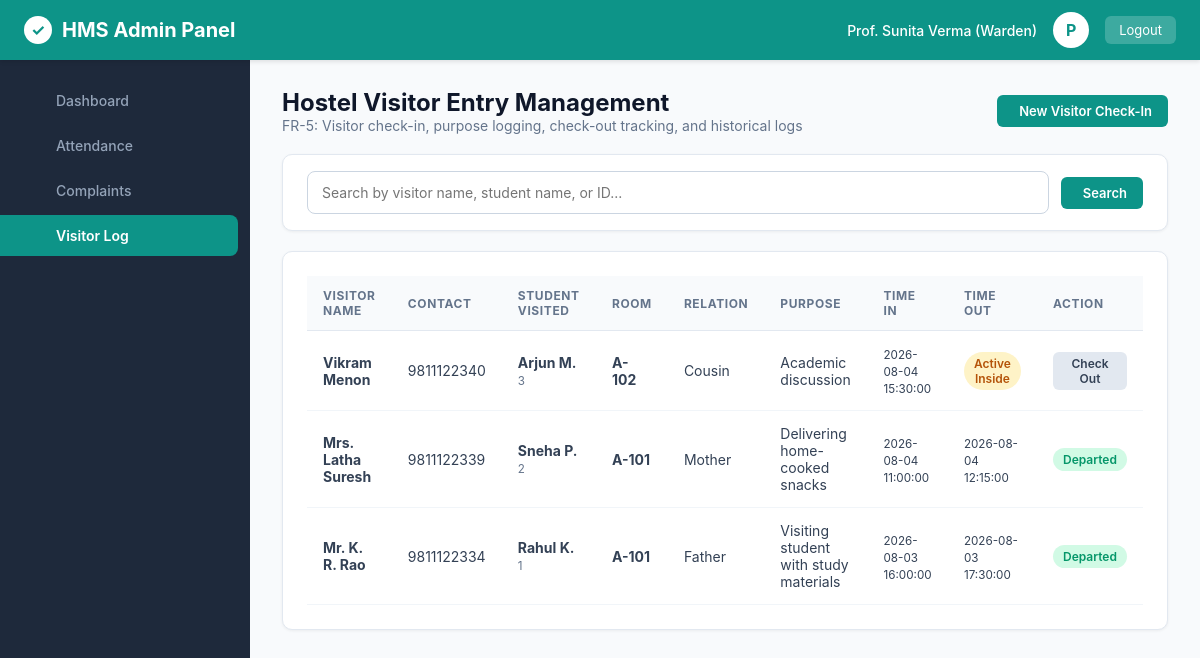
The app's page /admin/visitors (signed in) with its own data.
### tables this page shows
CREATE TABLE users (
        id INTEGER PRIMARY KEY AUTOINCREMENT,
        username TEXT UNIQUE NOT NULL,
        password_hash TEXT NOT NULL,
        role TEXT NOT NULL CHECK(role IN ('admin', 'warden', 'student', 'staff')),
        full_name TEXT NOT NULL,
        email TEXT UNIQUE NOT NULL,
        phone TEXT,
        created_at TIMESTAMP DEFAULT CURRENT_TIMESTAMP
    );

CREATE TABLE visitors (
        id INTEGER PRIMARY KEY AUTOINCREMENT,
        student_id INTEGER NOT NULL,
        visitor_name TEXT NOT NULL,
        visitor_phone TEXT NOT NULL,
        relation TEXT NOT NULL,
        purpose TEXT NOT NULL,
        time_in TIMESTAMP NOT NULL,
        time_out TIMESTAMP,
        logged_by INTEGER NOT NULL,
        FOREIGN KEY (student_id) REFERENCES students(id) ON DELETE CASCADE,
        FOREIGN KEY (logged_by) REFERENCES users(id)
    );

CREATE TABLE rooms (
        id INTEGER PRIMARY KEY AUTOINCREMENT,
        room_number TEXT UNIQUE NOT NULL,
        block TEXT NOT NULL,
        floor INTEGER NOT NULL,
        capacity INTEGER NOT NULL DEFAULT 2,
        occupied_count INTEGER NOT NULL DEFAULT 0,
        room_type TEXT NOT NULL,
        fee_per_semester REAL NOT NULL,
        status TEXT NOT NULL DEFAULT 'Available' CHECK(status IN ('Available', 'Full', 'Maintenance'))
    );

### app/main.py (the view)
@app.get("/admin/visitors", response_class=HTMLResponse)
def admin_visitors(request: Request, search: Optional[str] = None):
    user = get_current_user(request)
    if not user or user["role"] not in ["admin", "warden", "staff"]:
        return RedirectResponse(url="/login", status_code=302)
    conn = get_db()
    cursor = conn.cursor()
    if search:
        search_query = f"%{search.strip()}%"
        cursor.execute("""
            SELECT v.*, s.student_id, u.full_name as student_name, r.room_number
            FROM visitors v
            JOIN students s ON v.student_id = s.id
            JOIN users u ON s.user_id = u.id
            LEFT JOIN rooms r ON s.room_id = r.id
            WHERE v.visitor_name LIKE ? OR s.student_id LIKE ? OR u.full_name LIKE ?
            ORDER BY v.time_in DESC;
        """, (search_query, search_query, search_query))
    else:
        cursor.execute("""
            SELECT v.*, s.student_id, u.full_name as student_name, r.room_number
            FROM visitors v
            JOIN students s ON v.student_id = s.id
            JOIN users u ON s.user_id = u.id
            LEFT JOIN rooms r ON s.room_id = r.id
            ORDER BY v.time_in DESC;
        """)
    visitors = cursor.fetchall()
    cursor.execute("""
        SELECT s.id, s.student_id, u.full_name FROM students s JOIN users u ON s.user_id = u.id;
    """)
    students = cursor.fetchall()
    conn.close()
    return templates.TemplateResponse(request=request, name="admin_visitors.html", context={
        "user": user,
        "active_page": "visitors",
        "visitors": visitors,
        "students": students,
        "search_term": search or ""
    })

### app/templates/admin_visitors.html (shortened to what this page needs)
{% extends "base.html" %}
{% block content %}
<div class="card-header-bar">
  <div>
    <h1 style="font-size: 24px; font-weight: 700; color: #0f172a;">Hostel Visitor Entry Management</h1>
    <p style="font-size: 14px; color: #64748b;">FR-5: Visitor check-in, purpose logging, check-out tracking, and historical logs</p>
  </div>
  <button class="btn btn-primary" onclick="document.getElementById('visitorModal').style.display='block'">
     New Visitor Check-In
  </button>
</div>
<div class="content-card" style="padding: 16px 24px; margin-bottom: 20px;">
  <form method="GET" action="/admin/visitors" style="display: flex; gap: 12px; align-items: center;">
    <input type="text" name="search" class="form-control" placeholder="Search by visitor name, student name, or ID..." value="{{ search_term }}">
    <button type="submit" class="btn btn-primary"> Search</button>
  </form>
</div>
<div class="content-card">
  <div class="table-responsive">
    <table class="data-table">
      <thead>
        <tr>
          <th>Visitor Name</th>
          <th>Contact</th>
          <th>Student Visited</th>
          <th>Room</th>
          <th>Relation</th>
          <th>Purpose</th>
          <th>Time In</th>
          <th>Time Out</th>
          <th>Action</th>
        </tr>
      </thead>
      <tbody>
        {% for v in visitors %}
        <tr>
          <td><strong>{{ v.visitor_name }}</strong></td>
          <td>{{ v.visitor_phone }}</td>
          <td>
            <strong>{{ v.student_name }}</strong><br>
            <small style="color: #64748b;">{{ v.student_id }}</small>
          </td>
          <td><strong>{{ v.room_number or 'N/A' }}</strong></td>
          <td>{{ v.relation }}</td>
          <td>{{ v.purpose }}</td>
          <td><small>{{ v.time_in }}</small></td>
          <td>
            {% if v.time_out %}
              <small>{{ v.time_out }}</small>
            {% else %}
              <span class="status-badge badge-pending">Active Inside</span>
            {% endif %}
          </td>
          <td>
            {% if not v.time_out %}
            <form action="/admin/visitors/checkout" method="POST">
              <button type="submit" class="btn btn-sm btn-secondary">Check Out</button>
            </form>
            {% else %}
              <span class="status-badge badge-resolved"> Departed</span>
            {% endif %}
          </td>
        </tr>
        {% endfor %}
      </tbody>
    </table>
  </div>
</div>
{% endblock %}

### app/templates/base.html (shortened to what this page needs)
<!DOCTYPE html>
<html lang="en">
<head>
  <link rel="stylesheet" href="/static/css/style.css">
</head>
<body>
  <header class="app-header">
    <div class="header-brand">
      <span class="header-brand-icon">✓</span>
      <span>HMS Admin Panel</span>
    </div>
    <div class="header-user-menu">
      <span style="font-size: 14px; font-weight: 500;">{{ user.full_name }} ({{ user.role | capitalize }})</span>
      <div class="header-avatar">{{ user.full_name[0] }}</div>
      <a href="/logout" class="btn-logout"> Logout</a>
    </div>
  </header>
  <aside class="app-sidebar">
    <ul class="sidebar-menu">
      <li class="sidebar-item">
        <a href="/admin/dashboard" class="sidebar-link {% if active_page == 'dashboard' %}active{% endif %}">
          <span>Dashboard</span>
        </a>
      </li>
      <li class="sidebar-item">
        <a href="/admin/attendance" class="sidebar-link {% if active_page == 'attendance' %}active{% endif %}">
          <span>Attendance</span>
        </a>
      </li>
      <li class="sidebar-item">
        <a href="/admin/complaints" class="sidebar-link {% if active_page == 'complaints' %}active{% endif %}">
          <span>Complaints</span>
        </a>
      </li>
      <li class="sidebar-item">
        <a href="/admin/visitors" class="sidebar-link {% if active_page == 'visitors' %}active{% endif %}">
          <span>Visitor Log</span>
        </a>
      </li>
    </ul>
  </aside>
  <main class="main-content">
    {% block content %}{% endblock %}
  </main>
</body>
</html>

### app/static/css/style.css (style rules this page uses)
:root { --primary-teal: #0d9488; --primary-teal-hover: #0f766e; --primary-dark: #1e293b; --secondary-dark: #0f172a; --sidebar-width: 250px; --bg-light: #f8fafc; --card-bg: #ffffff; --border-color: #e2e8f0; --text-main: #1e293b; --text-muted: #64748b; --accent-yellow: #f59e0b; --accent-red: #ef4444; --accent-green: #10b981; --accent-blue: #3b82f6; }
* { box-sizing: border-box; margin: 0; padding: 0; font-family: -apple-system, BlinkMacSystemFont, "Segoe UI", Roboto, "Helvetica Neue", Arial, sans-serif; }
body { background-color: var(--bg-light); color: var(--text-main); min-height: 100vh; }
.form-control, .form-select { width: 100%; padding: 12px 14px; border: 1px solid #cbd5e1; border-radius: 8px; font-size: 14px; background-color: #ffffff; color: #1e293b; transition: all 0.2s ease; }
.app-header { height: 60px; background-color: #0d9488; color: #ffffff; display: flex; align-items: center; justify-content: space-between; padding: 0 24px; position: fixed; top: 0; left: 0; right: 0; z-index: 100; box-shadow: 0 2px 4px rgba(0,0,0,0.1); }
.header-brand { display: flex; align-items: center; gap: 10px; font-size: 20px; font-weight: 700; }
.header-brand-icon { background: #ffffff; color: #0d9488; border-radius: 50%; width: 28px; height: 28px; display: inline-flex; align-items: center; justify-content: center; font-size: 16px; }
.header-user-menu { display: flex; align-items: center; gap: 16px; }
.header-avatar { width: 36px; height: 36px; background-color: #ffffff; color: #0d9488; border-radius: 50%; display: flex; align-items: center; justify-content: center; font-weight: 700; font-size: 16px; }
.btn-logout { color: #ffffff; background: rgba(255, 255, 255, 0.2); border: none; padding: 6px 14px; border-radius: 6px; font-size: 13px; cursor: pointer; text-decoration: none; transition: background 0.2s; }
.app-sidebar { width: var(--sidebar-width); background-color: #1e293b; position: fixed; top: 60px; bottom: 0; left: 0; padding: 20px 0; overflow-y: auto; z-index: 90; }
.sidebar-menu { list-style: none; }
.sidebar-item { margin-bottom: 4px; }
.sidebar-link { display: flex; align-items: center; gap: 12px; padding: 12px 24px; color: #94a3b8; text-decoration: none; font-size: 14px; font-weight: 500; transition: all 0.2s ease; }
.sidebar-link.active { color: #ffffff; background-color: #0d9488; font-weight: 600; border-radius: 0 8px 8px 0; margin-right: 12px; }
.main-content { margin-left: var(--sidebar-width); margin-top: 60px; padding: 28px 32px; min-height: calc(100vh - 60px); }
.content-card { background: #ffffff; border-radius: 10px; padding: 24px; box-shadow: 0 1px 3px rgba(0,0,0,0.06); border: 1px solid var(--border-color); margin-bottom: 28px; }
.card-header-bar { display: flex; align-items: center; justify-content: space-between; margin-bottom: 20px; }
.table-responsive { width: 100%; overflow-x: auto; }
.data-table { width: 100%; border-collapse: collapse; text-align: left; }
.data-table th { background-color: #f8fafc; padding: 12px 16px; font-size: 12px; font-weight: 700; text-transform: uppercase; letter-spacing: 0.05em; color: #64748b; border-bottom: 1px solid var(--border-color); }
.data-table td { padding: 14px 16px; font-size: 14px; border-bottom: 1px solid #f1f5f9; color: #334155; vertical-align: middle; }
.status-badge { display: inline-block; padding: 4px 10px; border-radius: 20px; font-size: 12px; font-weight: 600; text-align: center; }
.badge-pending { background-color: #fef3c7; color: #b45309; }
.badge-resolved, .badge-paid, .badge-available, .badge-present { background-color: #d1fae5; color: #059669; }
.btn { display: inline-flex; align-items: center; gap: 6px; padding: 8px 16px; border-radius: 6px; font-size: 13px; font-weight: 600; cursor: pointer; text-decoration: none; border: none; transition: all 0.2s; }
.btn-primary { background-color: var(--primary-teal); color: #ffffff; }
.btn-secondary { background-color: #e2e8f0; color: #334155; }
.btn-sm { padding: 4px 10px; font-size: 12px; }

### records on screen
users: full_name "Prof. Sunita Verma", role "Warden", full_name "P"
visitors: visitor_name "Vikram Menon", visitor_phone "9811122340", student_name "Arjun M.", student_id "3", room_number "A-102", relation "Cousin", purpose "Academic discussion", time_in "2026-08-04 15:30:00", shows "Active Inside"
visitors: visitor_name "Mrs. Latha Suresh", visitor_phone "9811122339", student_name "Sneha P.", student_id "2", room_number "A-101", relation "Mother", purpose "Delivering home-cooked snacks", time_in "2026-08-04 11:00:00", time_out "2026-08-04 12:15:00", shows "Departed"
visitors: visitor_name "Mr. K. R. Rao", visitor_phone "9811122334", student_name "Rahul K.", student_id "1", room_number "A-101", relation "Father", purpose "Visiting student with study materials", time_in "2026-08-03 16:00:00", time_out "2026-08-03 17:30:00", shows "Departed"
